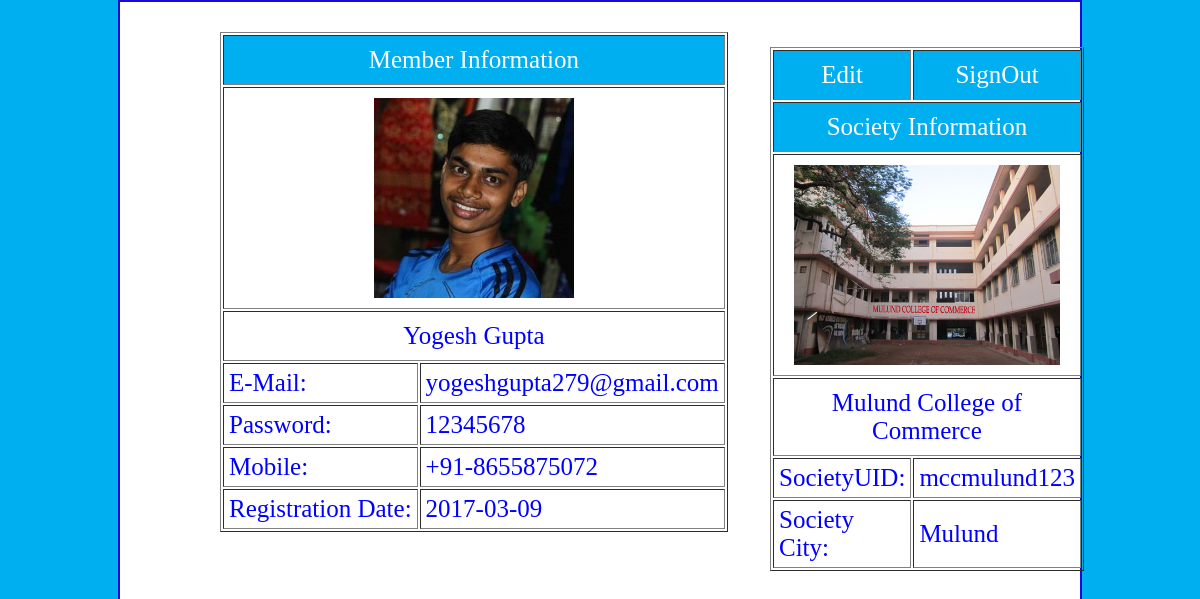
The page /homemember.php (signed in) on the database its author committed.
### tables this page shows
CREATE TABLE `member` (
  `memberid` int(11) NOT NULL,
  `societyUID` text NOT NULL,
  `firstName` text NOT NULL,
  `lastName` text NOT NULL,
  `email` text NOT NULL,
  `password` text NOT NULL,
  `mobile` text NOT NULL,
  `registrationDate` date NOT NULL,
  `memberImage` text NOT NULL
);

CREATE TABLE `society` (
  `societyid` int(11) NOT NULL,
  `societyUID` text NOT NULL,
  `name` text NOT NULL,
  `address` text NOT NULL,
  `societyImage` text NOT NULL
);

### Components/Texts/Functions/functions.php (the view, shortened to what this page needs)
<?php
	$con = mysqli_connect("localhost","root","","societypro") or die("Error in Connection: " . mysqli_connect_error());
	function memberInfoForMember(){
		global $con;
		$member = $_SESSION['email'];
		$get_member = "SELECT * FROM member WHERE email = '$member'";
		$run_member = mysqli_query($con, $get_member);
		$result = mysqli_fetch_array($run_member);
		$memberImage = $result['memberImage'];
		$firstName = $result['firstName'];
		$lastName = $result['lastName'];
		$email = $result['email'];
		$password = $result['password'];
		$mobile = $result['mobile'];
		$registrationDate = $result['registrationDate'];
			echo "
			<p>
				<table border='1' style='color:blue;font-size:25px;margin-top:30px;float:left;margin-left:100px;'>
				<form method='post' action=''>
					<tr>
						<td colspan='2' style='color:white;text-align:center;padding:10px;background-color:#00AFF0;'>Member Information</td>
					</tr>
					<tr>
						<td colspan='2' style='text-align:center;padding:10px;'>
							<img src='Components/Images/Members/$memberImage' height='200' weight='200'/>
						</td>
					</tr>
					<tr>
						<td colspan='2' style='text-align:center;padding:10px;'>$firstName $lastName</td>
					</tr>
					<tr>
						<td style='padding:5px;'>E-Mail:</td>
						<td style='padding:5px;'>$email</td>
					</tr>
					<tr>
						<td style='padding:5px;'>Password:</td>
						<td style='padding:5px;'>$password</td>
					</tr>
					<tr>
						<td style='padding:5px;'>Mobile:</td>
						<td style='padding:5px;'>+91-$mobile</td>
					</tr>
					<tr>
						<td style='padding:5px;'>Registration Date:</td>
						<td style='padding:5px;'>$registrationDate</td>
					</tr>
				</form>
				</table>
			</p>
			 ";
	}
	function societyInfoForMember(){
		global $con;
		$member = $_SESSION['email'];
		$get_society = "SELECT * FROM society WHERE societyUID = (SELECT societyUID FROM member WHERE email = '$member')";
		$run_society = mysqli_query($con, $get_society);
		$result = mysqli_fetch_array($run_society);
		$societyImage = $result['societyImage'];
		$societyName = $result['name'];
		$societyUID = $result['societyUID'];
		$address = $result['address'];
		echo "
			<p>
				<table border='1' style='color:blue;font-size:25px;margin-top:45px;margin-left:650px;'>
					<tr>
						<td style='text-align:center;padding:10px;background-color:#00AFF0;'>
							<a title='Edit Profile' style='color:white;text-decoration:none;' href='editmember.php?email=$member'>Edit</a>
						</td>
						<td style='text-align:center;padding:10px;background-color:#00AFF0;'>
							<a title='Sign Out' href='signout.php' style='color:white;text-decoration:none;' >SignOut</a>
						</td>
					</tr>
					<tr>
						<td colspan='2' style='color:white;text-align:center;padding:10px;background-color:#00AFF0;'>Society Information</td>
					</tr>
					<tr>
						<td colspan='2' style='text-align:center;padding:10px;'>
							<img src='Components/Images/Society/$societyImage' height='200' weight='200'/></td>
					</tr>
					<tr>
						<td colspan='2' style='text-align:center;padding:10px;'>$societyName</td>
					</tr>
					<tr>
						<td style='padding:5px;'>SocietyUID:</td>
						<td style='padding:5px;'>$societyUID</td>
					</tr>
					<tr>
						<td style='padding:5px;'>Society City:</td>
						<td style='padding:5px;'>$address</td>
					</tr>
				</table>
			<p>
			 ";
	}
?>

### Components/Texts/css/homemember_styles.css (style rules this page uses)
* { margin:0px; padding:0px; }
body { background:#00AFF0; }

### rows shown on the page
member: memberImage (picture), firstName "Yogesh", lastName "Gupta", email "yogeshgupta279@gmail.com", password "12345678", mobile "8655875072", registrationDate "2017-03-09"
society: societyImage (picture), name "Mulund College of Commerce", societyUID "mccmulund123", address "Mulund"
